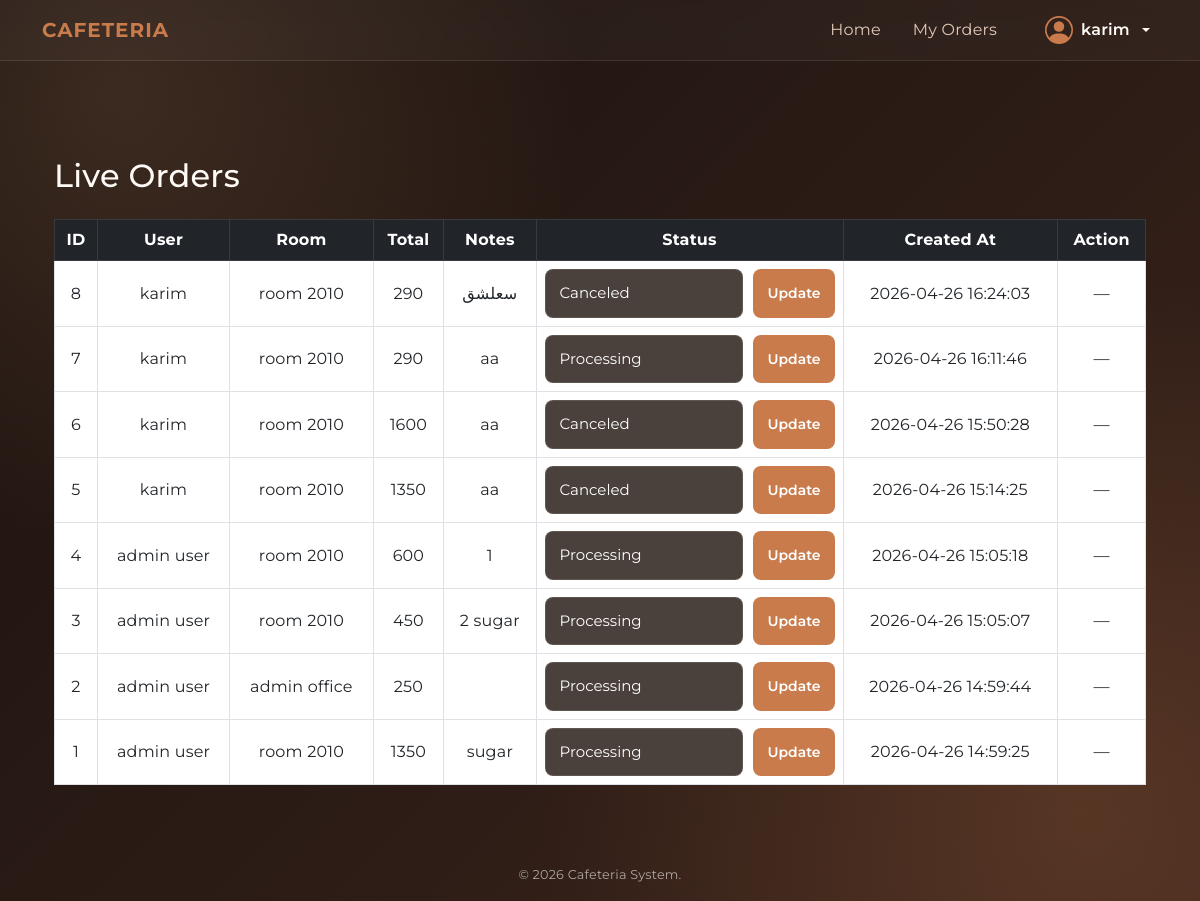
Before: /admin/live_order.php (signed in) with the older database file.
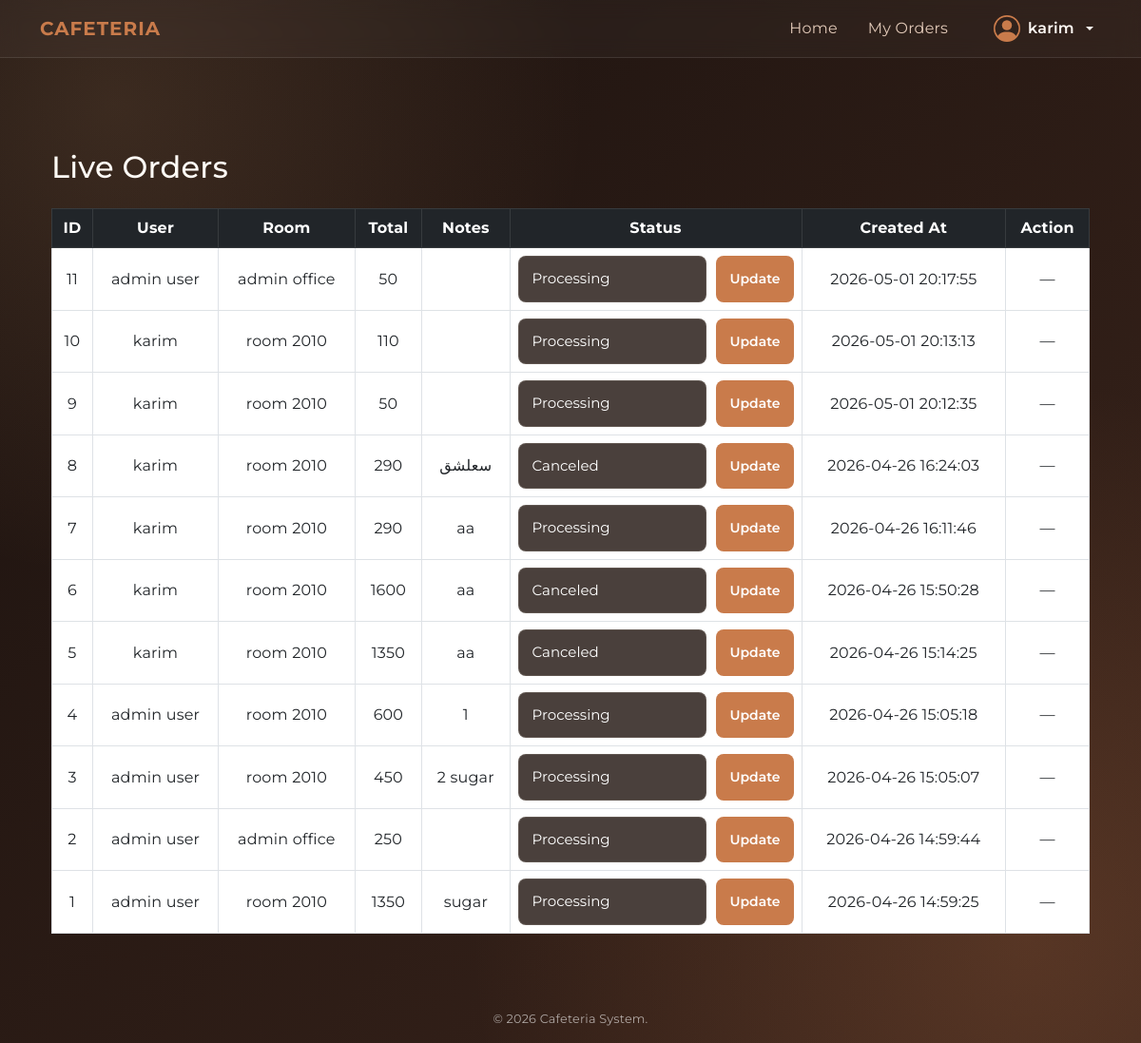
After: the same page with the newer database file.
### tables this page shows
CREATE TABLE orders (
    id INTEGER PRIMARY KEY AUTOINCREMENT,
    user_id INTEGER NOT NULL,
    room_id INTEGER NOT NULL, -- Exact delivery destination
    status TEXT DEFAULT 'processing',
    total_amount REAL NOT NULL,
    notes TEXT,
    created_at TEXT DEFAULT CURRENT_TIMESTAMP,
    FOREIGN KEY (user_id) REFERENCES users(id) ON DELETE CASCADE,
    FOREIGN KEY (room_id) REFERENCES rooms(id) ON DELETE SET NULL,
    CHECK (status IN ('processing', 'out for delivery', 'done', 'canceled'))
);

CREATE TABLE users (
    id INTEGER PRIMARY KEY AUTOINCREMENT,
    name TEXT NOT NULL,
    email TEXT UNIQUE NOT NULL,
    password TEXT NOT NULL,
    role TEXT DEFAULT 'customer',
    room_id INTEGER, -- Default room
    room_number TEXT,
    extension TEXT,
    profile_image TEXT,
    created_at TEXT DEFAULT CURRENT_TIMESTAMP,
    updated_at TEXT DEFAULT CURRENT_TIMESTAMP,
    FOREIGN KEY (room_id) REFERENCES rooms(id) ON DELETE SET NULL,
    CHECK (role IN ('admin', 'customer'))
);

### public/admin/live_order.php (the view, shortened to what this page needs)
<?php
$db = (new Database())->connect();
include_once __DIR__ . '/../includes/header.php';
$orders = $db->query("
    SELECT
        orders.*,
        users.name AS user_name,
        rooms.name AS room_name
    FROM orders
    JOIN users ON orders.user_id = users.id
    JOIN rooms ON orders.room_id = rooms.id
    ORDER BY orders.created_at DESC
");
?>
<div class="container mt-5">
    <h2 class="mb-4">Live Orders</h2>
    <table class="table table-bordered table-hover text-center align-middle">
        <thead class="table-dark">
            <tr>
                <th>ID</th>
                <th>User</th>
                <th>Room</th>
                <th>Total</th>
                <th>Notes</th>
                <th>Status</th>
                <th>Created At</th>
                <th>Action</th>
            </tr>
        </thead>
        <tbody>
            <?php foreach ($orders as $order): ?>
                <tr>
                    <td><?= $order['id'] ?></td>
                    <td><?= $order['user_name'] ?></td>
                    <td><?= $order['room_name'] ?></td>
                    <td><?= $order['total_amount'] ?></td>
                    <td><?= $order['notes'] ?></td>
                    <td>
                        <form method="POST" style="display:flex; gap:10px;">
                            <select name="status" class="form-select">
                                <option value="processing" <?= $order['status'] == 'processing' ? 'selected' : '' ?>>
                                    Processing
                                </option>
                                <option value="canceled" <?= $order['status'] == 'canceled' ? 'selected' : '' ?>>
                                    Canceled
                                </option>
                            </select>
                            <button type="submit" class="btn btn-primary">
                                Update
                            </button>
                        </form>
                    </td>
                    <td><?= $order['created_at'] ?></td>
                    <td>—</td>
                </tr>
            <?php endforeach; ?>
        </tbody>
    </table>
</div>
<?php include_once __DIR__ . '/../includes/footer.php'; ?>

Changed rows visible on the page:
added orders: id "11", user.name "admin user", room_name "admin office", total_amount "50", status "Processing", created_at "2026-05-01 20:17:55"
added orders: id "10", user.name "karim", room_name "room 2010", total_amount "110", status "Processing", created_at "2026-05-01 20:13:13"
added orders: id "9", user.name "karim", room_name "room 2010", total_amount "50", status "Processing", created_at "2026-05-01 20:12:35"
